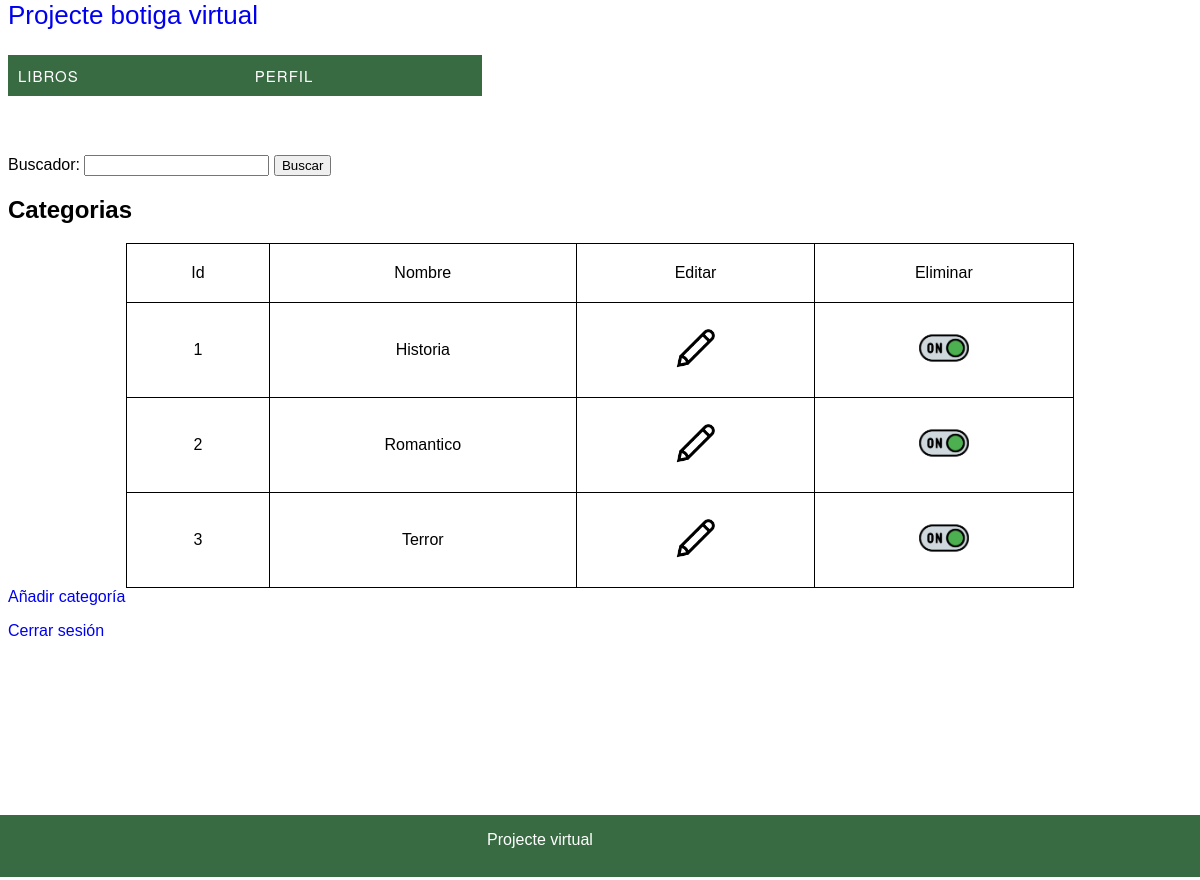
Before: /index.php?controller=categoria&action=mostrarCategorias (signed in) with the older database file.
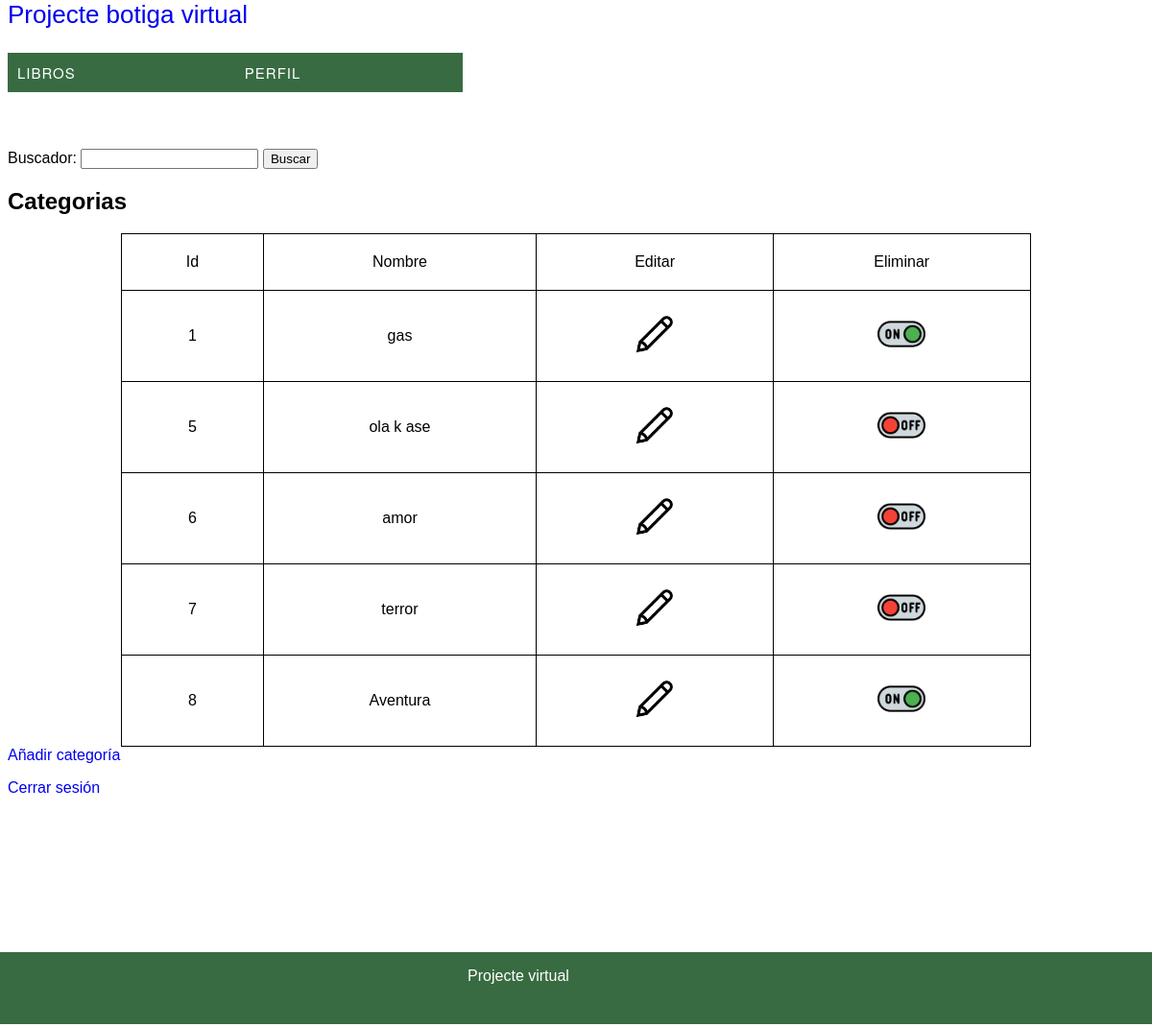
After: the same page with the newer database file.
### tables this page shows
CREATE TABLE `categorias` (
  `id` int(11) NOT NULL,
  `nombre` varchar(20) NOT NULL,
  `activo` int(11) NOT NULL DEFAULT 1
);

### config/database.php (called while the page is built, shortened)
<?php
class Database{
    public function __construct(){
        $servername = "localhost";
        $dbname= "libreria";
        $username = "root";
        $password = "";
		$this->db = new PDO("mysql:host=$servername;dbname=$dbname",$username, $password);
    }
}
?>

### models/categoria.php (called while the page is built, shortened)
<?php
require_once 'config/database.php';
class Categoria extends Database{
    public function mostrarDatosCategorias(){
        $sql = "SELECT * FROM categorias";
        $rows = $this->db->query($sql);
        return $rows;
    }
}

### views/admin/categorias/tablaPrincipal.php (the view, shortened to what this page needs)
<?php
    echo "<nav>";
    ?>
    <form action="index.php?controller=categoria&action=mostrarCategorias" method="post">
        <span>Buscador: </span>
        <input type="text" name="nombre">
        <input type="submit" value="Buscar" name="buscar">
    </form>
    <?php
    echo "</nav>";
    echo "<h2> Categorias </h2>";
    echo "<table border=1>";
    echo "<tr>";
    echo "<td> Id </td>";
    echo "<td> Nombre </td>";
    echo "<td> Editar </td>";
    echo "<td> Eliminar </td>";
    echo "</tr>";
    foreach ($categorias as $categoria){
        echo "<tr>";
        echo "<td>" .$categoria['id']. "</td>";
        echo "<td>" .$categoria['nombre']. "</td>";
        $id=$categoria['id'];
        $estado=$categoria['activo'];
        $nombre=$categoria['nombre'];
        echo "<td> <a href='index.php?controller=categoria&action=editarCategoria&id=$id&nombre=$nombre'> <img class='icon' src='pic/modificar.png'> </a> </td>";
        if($categoria['activo']==1){
            echo "<td> <a href='index.php?controller=categoria&action=estadoCategoria&id=$id&estado=$estado'>  <img src='pic/activado.png'  class='icon'> </a> </td>";
        }
        else if ($categoria['activo']==0){
            echo "<td> <a href='index.php?controller=categoria&action=estadoCategoria&id=$id&estado=$estado'> <img src='pic/desactivado.png' class='icon'> </a> </td>";
        }
        echo "</tr>";
    }
    echo "</table>";
    echo "<a href='index.php?controller=categoria&action=anyadirCategoria'> Añadir categoría </a>";
    ?><p><a href="index.php?controller=admin&action=salir">Cerrar sesión</a></p><?php

Changed rows visible on the page:
removed categorias: id "2", nombre "Romantico", activo 1 (drawn)
removed categorias: id "3", nombre "Terror", activo 1 (drawn)
changed categorias id 1: nombre "Historia" → "gas"
added categorias: id "5", nombre "ola k ase", activo 0 (drawn)
added categorias: id "6", nombre "amor", activo 0 (drawn)
added categorias: id "7", nombre "terror", activo 0 (drawn)
added categorias: id "8", nombre "Aventura", activo 1 (drawn)
